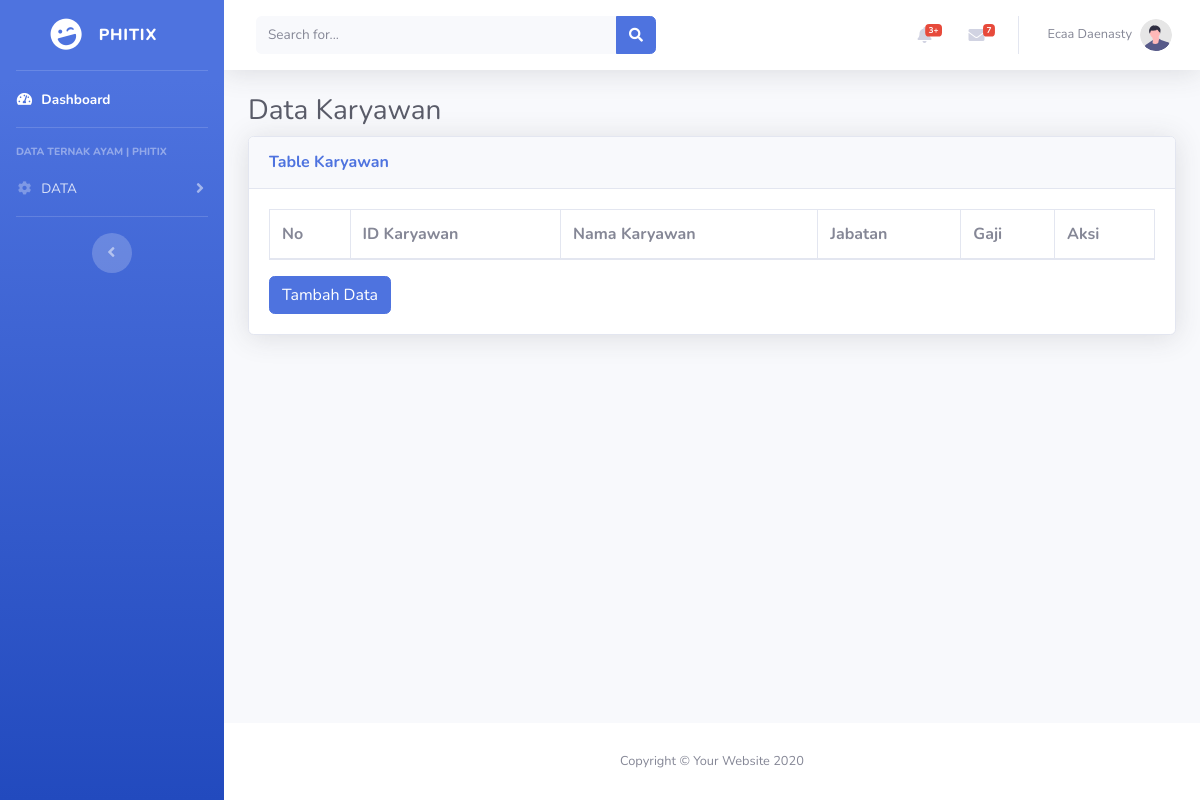
The page /data_tk.php (signed in) on the database as committed earlier.
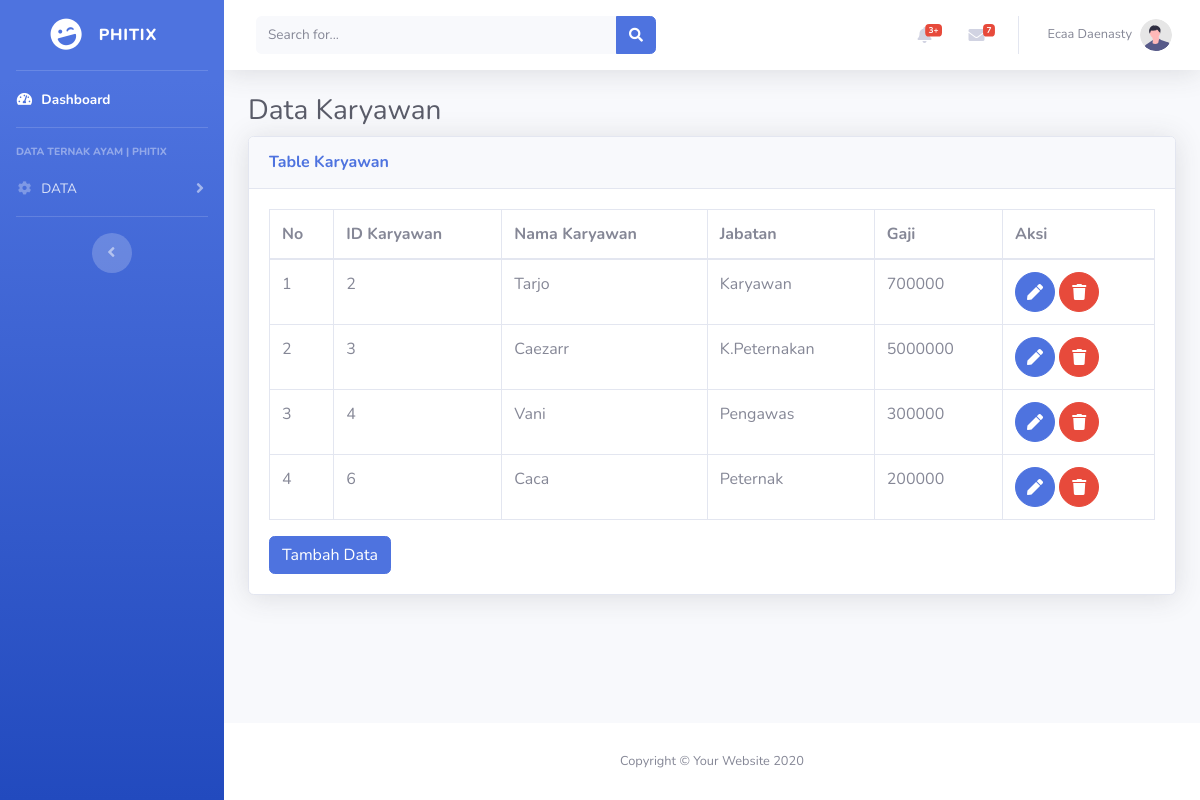
The same page on the database as committed later.
### tables this page shows
CREATE TABLE `tenaga_kerja` (
  `id_karyawan` int(12) NOT NULL,
  `nama_karyawan` varchar(50) NOT NULL,
  `jabatan` varchar(12) NOT NULL,
  `gaji` int(255) NOT NULL
);

### data_tk.php (the view, shortened to what this page needs)
<?php
require("koneksi.php");
$sesName = $_SESSION['name'];
$sesLvl = $_SESSION['level'];
?>
<!DOCTYPE html>
<html lang="en">
<head>
    <link href="vendor/fontawesome-free/css/all.min.css" rel="stylesheet" type="text/css">
    <link href="css/sb-admin-2.min.css" rel="stylesheet">
    <link href="vendor/datatables/dataTables.bootstrap4.min.css" rel="stylesheet">
</head>
<body id="page-top">
    <div id="wrapper">
        <ul class="navbar-nav bg-gradient-primary sidebar sidebar-dark accordion" id="accordionSidebar">
            <a class="sidebar-brand d-flex align-items-center justify-content-center" href="index.php">
                <div class="sidebar-brand-icon rotate-n-15">
                    <i class="fas fa-laugh-wink"></i>
                </div>
                <div class="sidebar-brand-text mx-3">PHITIX</div>
            </a>
            <hr class="sidebar-divider my-0">
            <li class="nav-item active">
                <a class="nav-link" href="index.php">
                    <i class="fas fa-fw fa-tachometer-alt"></i>
                    <span>Dashboard</span></a>
            </li>
            <hr class="sidebar-divider">
            <div class="sidebar-heading">
                Data Ternak Ayam | PHITIX
            </div>
            <li class="nav-item">
                <a class="nav-link collapsed" href="#" data-toggle="collapse" data-target="#collapseTwo"
                    aria-expanded="true" aria-controls="collapseTwo">
                    <i class="fas fa-fw fa-cog"></i>
                    <span>DATA</span>
                </a>
            </li>
            <hr class="sidebar-divider d-none d-md-block">
            <div class="text-center d-none d-md-inline">
                <button class="rounded-circle border-0" id="sidebarToggle"></button>
            </div>
        </ul>
        <div id="content-wrapper" class="d-flex flex-column">
            <div id="content">
                <nav class="navbar navbar-expand navbar-light bg-white topbar mb-4 static-top shadow">
                    <form
                        class="d-none d-sm-inline-block form-inline mr-auto ml-md-3 my-2 my-md-0 mw-100 navbar-search">
                        <div class="input-group">
                            <input type="text" class="form-control bg-light border-0 small" placeholder="Search for..."
                                aria-label="Search" aria-describedby="basic-addon2">
                            <div class="input-group-append">
                                <button class="btn btn-primary" type="button">
                                    <i class="fas fa-search fa-sm"></i>
                                </button>
                            </div>
                        </div>
                    </form>
                    <ul class="navbar-nav ml-auto">
                        <li class="nav-item dropdown no-arrow mx-1">
                            <a class="nav-link dropdown-toggle" href="#" id="alertsDropdown" role="button"
                                data-toggle="dropdown" aria-haspopup="true" aria-expanded="false">
                                <i class="fas fa-bell fa-fw"></i>
                                <span class="badge badge-danger badge-counter">3+</span>
                            </a>
                        </li>
                        <li class="nav-item dropdown no-arrow mx-1">
                            <a class="nav-link dropdown-toggle" href="#" id="messagesDropdown" role="button"
                                data-toggle="dropdown" aria-haspopup="true" aria-expanded="false">
                                <i class="fas fa-envelope fa-fw"></i>
                                <span class="badge badge-danger badge-counter">7</span>
                            </a>
                        </li>
                        <li class="nav-item dropdown no-arrow">
                            <a class="nav-link dropdown-toggle" href="#" id="userDropdown" role="button"
                                data-toggle="dropdown" aria-haspopup="true" aria-expanded="false">
                                <span class="mr-2 d-none d-lg-inline text-gray-600 small"><?php echo $sesName; ?></span>
                                <img class="img-profile rounded-circle"
                                    src="img/undraw_profile.svg">
                            </a>
                        </li>
                    </ul>
                </nav>
                <div class="container-fluid">
                    <h1 class="h3 mb-2 text-gray-800">Data Karyawan</h1>
                        <div class="card shadow mb-4">
                        <div class="card-header py-3">
                            <h6 class="m-0 font-weight-bold text-primary">Table Karyawan</h6>
                        </div>
                        <div class="card-body">
                            <div class="table-responsive">
                                <table class="table table-bordered" id="dataTable" width="100%" cellspacing="0">
                                    <thead>
                                        <tr>
                                            <th>No</th>
                                            <th>ID Karyawan</th>
                                            <th>Nama Karyawan</th>
                                            <th>Jabatan</th>
                                            <th>Gaji</th>
                                            <th>Aksi</th>
                                        </tr>
                                    </thead>
                                    <tbody>
                                    <?php
                                            $query = "SELECT * FROM tenaga_kerja";
                                            $result = mysqli_query($koneksi, $query);
                                            $no = 1;
                                            if ($sesLvl == 1) {
                                                $dis = "";
                                            }else{
                                                $dis = "disabled";
                                            }
                                            while ($row = mysqli_fetch_array($result)){
                                                $id_karyawan = $row['id_karyawan'];
                                                $nama_karyawan = $row['nama_karyawan'];
                                                $jabatan = $row['jabatan'];
                                                $gaji = $row['gaji'];
                                        ?>
                                        <tr>
                                            <td><?php echo $no; ?></td>
                                            <td><?php echo $id_karyawan; ?></td>
                                            <td><?php echo $nama_karyawan; ?></td>
                                            <td><?php echo $jabatan; ?></td>
                                            <td><?php echo $gaji; ?></td>
                                            <td>
                                            <a href="edit_tk.php?id= <?php echo $row['id_karyawan']; ?>" class="btn btn-primary btn-circle <?php echo $dis; ?>"><i class="fas fa-pen"></i></a>
                                            <a href="#" class="btn btn-danger btn-circle <?php echo $dis;?>" onClick="confirmModal('hapus_tk.php?&id=<?php echo $row['id_karyawan']; ?>');"><i class="fas fa-trash"></i></a>
                                            </td>
                                        </tr>
                                        <?php
                                            $no++;
                                            }
                                        ?>
                                   </tbody>
                                </table>
                                <td width="160">
                                <a href="insert_tk.php" name="insert_data" class="btn btn-primary">Tambah Data</a>
                          </td>
                            </div>
                        </div>
                    </div>
                </div>
            </div>
            <footer class="sticky-footer bg-white">
                <div class="container my-auto">
                    <div class="copyright text-center my-auto">
                        <span>Copyright &copy; Your Website 2020</span>
                    </div>
                </div>
            </footer>
        </div>
    </div>
</body>
</html>

Rows that differ between the two databases and show on the page:
added tenaga_kerja: id_karyawan "2", nama_karyawan "Tarjo", jabatan "Karyawan", gaji "700000"
added tenaga_kerja: id_karyawan "3", nama_karyawan "Caezarr", jabatan "K.Peternakan", gaji "5000000"
added tenaga_kerja: id_karyawan "4", nama_karyawan "Vani", jabatan "Pengawas", gaji "300000"
added tenaga_kerja: id_karyawan "6", nama_karyawan "Caca", jabatan "Peternak", gaji "200000"
